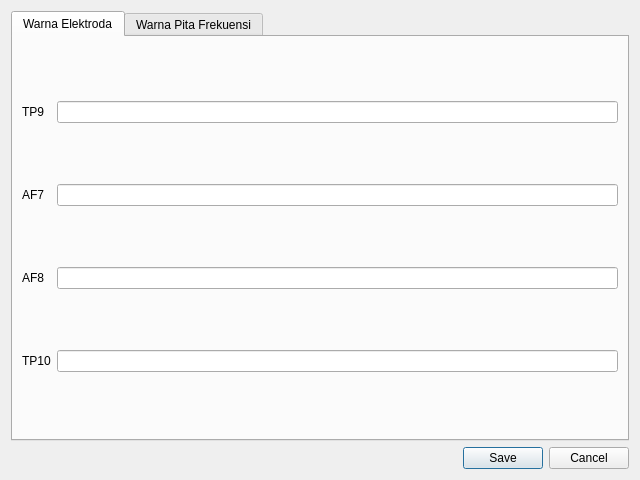
<?xml version="1.0" encoding="UTF-8"?>
<ui version="4.0">
 <class>Dialog</class>
 <widget class="QDialog" name="Dialog">
  <property name="geometry">
   <rect>
    <x>0</x>
    <y>0</y>
    <width>640</width>
    <height>480</height>
   </rect>
  </property>
  <property name="windowTitle">
   <string>Pengaturan</string>
  </property>
  <property name="windowIcon">
   <iconset resource="resources.qrc">
    <normaloff>:/icon/icon.svg</normaloff>:/icon/icon.svg</iconset>
  </property>
  <property name="autoFillBackground">
   <bool>false</bool>
  </property>
  <layout class="QGridLayout" name="gridLayout">
   <item row="2" column="0">
    <widget class="QDialogButtonBox" name="buttonBox">
     <property name="orientation">
      <enum>Qt::Horizontal</enum>
     </property>
     <property name="standardButtons">
      <set>QDialogButtonBox::Cancel|QDialogButtonBox::Save</set>
     </property>
     <property name="centerButtons">
      <bool>false</bool>
     </property>
    </widget>
   </item>
   <item row="0" column="0">
    <widget class="QTabWidget" name="tabWidget">
     <property name="currentIndex">
      <number>0</number>
     </property>
     <widget class="QWidget" name="tab">
      <attribute name="title">
       <string>Warna Elektroda</string>
      </attribute>
      <layout class="QGridLayout" name="gridLayout_2">
       <item row="0" column="0">
        <widget class="QLabel" name="label">
         <property name="text">
          <string>TP9</string>
         </property>
        </widget>
       </item>
       <item row="4" column="0">
        <widget class="QLabel" name="label_3">
         <property name="text">
          <string>AF8</string>
         </property>
        </widget>
       </item>
       <item row="5" column="0">
        <widget class="QLabel" name="label_4">
         <property name="text">
          <string>TP10</string>
         </property>
        </widget>
       </item>
       <item row="0" column="1">
        <widget class="QLineEdit" name="tp9_colour"/>
       </item>
       <item row="1" column="0">
        <widget class="QLabel" name="label_2">
         <property name="text">
          <string>AF7</string>
         </property>
        </widget>
       </item>
       <item row="1" column="1">
        <widget class="QLineEdit" name="af7_colour"/>
       </item>
       <item row="4" column="1">
        <widget class="QLineEdit" name="af8_colour"/>
       </item>
       <item row="5" column="1">
        <widget class="QLineEdit" name="tp10_colour"/>
       </item>
      </layout>
     </widget>
     <widget class="QWidget" name="tab_2">
      <attribute name="title">
       <string>Warna Pita Frekuensi</string>
      </attribute>
      <layout class="QGridLayout" name="gridLayout_3">
       <item row="1" column="0">
        <widget class="QLabel" name="label_5">
         <property name="text">
          <string>Gamma</string>
         </property>
        </widget>
       </item>
       <item row="3" column="0">
        <widget class="QLabel" name="label_7">
         <property name="text">
          <string>Alpha</string>
         </property>
        </widget>
       </item>
       <item row="2" column="1">
        <widget class="QLineEdit" name="beta_colour"/>
       </item>
       <item row="7" column="0">
        <widget class="QLabel" name="label_9">
         <property name="text">
          <string>Delta</string>
         </property>
        </widget>
       </item>
       <item row="1" column="1">
        <widget class="QLineEdit" name="gamma_colour"/>
       </item>
       <item row="3" column="1">
        <widget class="QLineEdit" name="alpha_colour"/>
       </item>
       <item row="2" column="0">
        <widget class="QLabel" name="label_6">
         <property name="text">
          <string>Beta</string>
         </property>
        </widget>
       </item>
       <item row="4" column="0">
        <widget class="QLabel" name="label_8">
         <property name="text">
          <string>Theta</string>
         </property>
        </widget>
       </item>
       <item row="4" column="1">
        <widget class="QLineEdit" name="theta_colour"/>
       </item>
       <item row="7" column="1">
        <widget class="QLineEdit" name="delta_colour"/>
       </item>
      </layout>
     </widget>
    </widget>
   </item>
  </layout>
 </widget>
 <resources>
  <include location="resources.qrc"/>
 </resources>
 <connections>
  <connection>
   <sender>buttonBox</sender>
   <signal>accepted()</signal>
   <receiver>Dialog</receiver>
   <slot>accept()</slot>
   <hints>
    <hint type="sourcelabel">
     <x>248</x>
     <y>254</y>
    </hint>
    <hint type="destinationlabel">
     <x>157</x>
     <y>274</y>
    </hint>
   </hints>
  </connection>
  <connection>
   <sender>buttonBox</sender>
   <signal>rejected()</signal>
   <receiver>Dialog</receiver>
   <slot>reject()</slot>
   <hints>
    <hint type="sourcelabel">
     <x>316</x>
     <y>260</y>
    </hint>
    <hint type="destinationlabel">
     <x>286</x>
     <y>274</y>
    </hint>
   </hints>
  </connection>
 </connections>
</ui>
